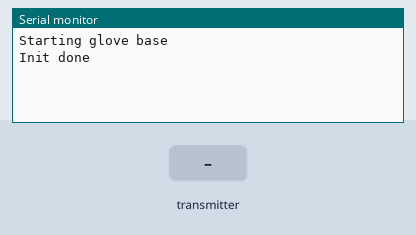
This sketch was run on a simulated Arduino Uno, built with avr-gcc and run on an emulated ATmega328P. On the bench: the last lines printed to the serial monitor. Inputs (shaded band) come from the test bench. No radio packets arrive unless stated.

Above: at 1.8 s.
1.9 s: the transmitter starts sending data.0 = 0
At 1.97 s:
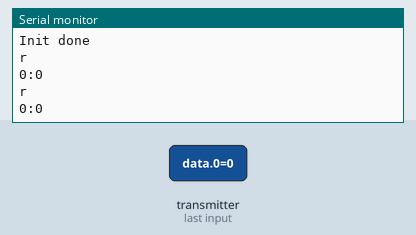
3.4 s: the transmitter starts sending data.1 = 256
At 3.47 s:
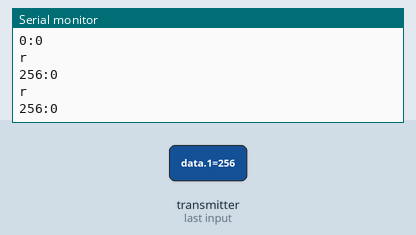
4.9 s: the transmitter starts sending data.0 = 256
At 4.97 s:
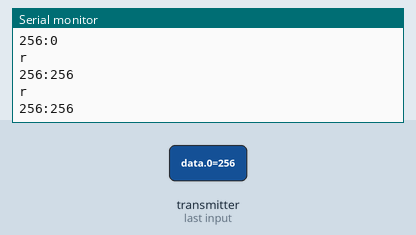
6.4 s: the transmitter starts sending data.1 = 0
At 6.47 s:
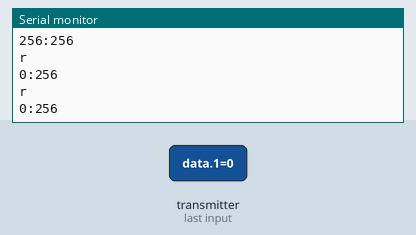

Measured:
- after the input at 1.9 s, the serial monitor: prints a new line at once (image 1)
- after the input at 3.4 s, the serial monitor: prints a new line at once (image 2)
- after the input at 4.9 s, the serial monitor: prints a new line at once (image 3)
- after the input at 6.4 s, the serial monitor: prints a new line at once (image 4)

The sketch:

GBaseTimeTester.ino
```cpp
#include <SPI.h>                                          // Подключаем библиотеку  для работы с шиной SPI
#include <nRF24L01.h>                                     // Подключаем файл настроек из библиотеки RF24
#include <RF24.h>                                         // Подключаем библиотеку  для работы с nRF24L01+
RF24           radio(8, 7);                               // Создаём объект radio   для работы с библиотекой RF24, указывая номера выводов nRF24L01+ (CE, CSN)
int            data[2];                                   // Создаём массив для приёма данных
void setup(){
    Serial.begin(9600);
    Serial.println("Starting glove base");
    delay(300);
    radio.begin();                                        // Инициируем работу nRF24L01+
	  //radio.setAutoAck(false);
    radio.setChannel(5);                                  // Указываем канал приёма данных (от 0 до 127), 5 - значит приём данных осуществляется на частоте 2,405 ГГц (на одном канале может быть только 1 приёмник и до 6 передатчиков)
    radio.setDataRate     (RF24_1MBPS);                   // Указываем скорость передачи данных (RF24_250KBPS, RF24_1MBPS, RF24_2MBPS), RF24_1MBPS - 1Мбит/сек
    radio.setPALevel      (RF24_PA_HIGH);                 // Указываем мощность передатчика (RF24_PA_MIN=-18dBm, RF24_PA_LOW=-12dBm, RF24_PA_HIGH=-6dBm, RF24_PA_MAX=0dBm)
    radio.openReadingPipe (1, 0x1234567890LL);            // Открываем 1 трубу с идентификатором 0x1234567890 для приема данных (на ожном канале может быть открыто до 6 разных труб, которые должны отличаться только последним байтом идентификатора)
    radio.startListening();                             // Включаем приемник, начинаем прослушивать открытую трубу
	  delay(300);
	  Serial.println("Init done");
}
void loop(){
    if(radio.available()){
        Serial.println("r");
        radio.read(&data, sizeof(data));                  // Читаем данные в массив data и указываем сколько байт читать
        Serial.print(data[1]);
        Serial.print(":");
        Serial.println(data[0]);
    }
}
```
